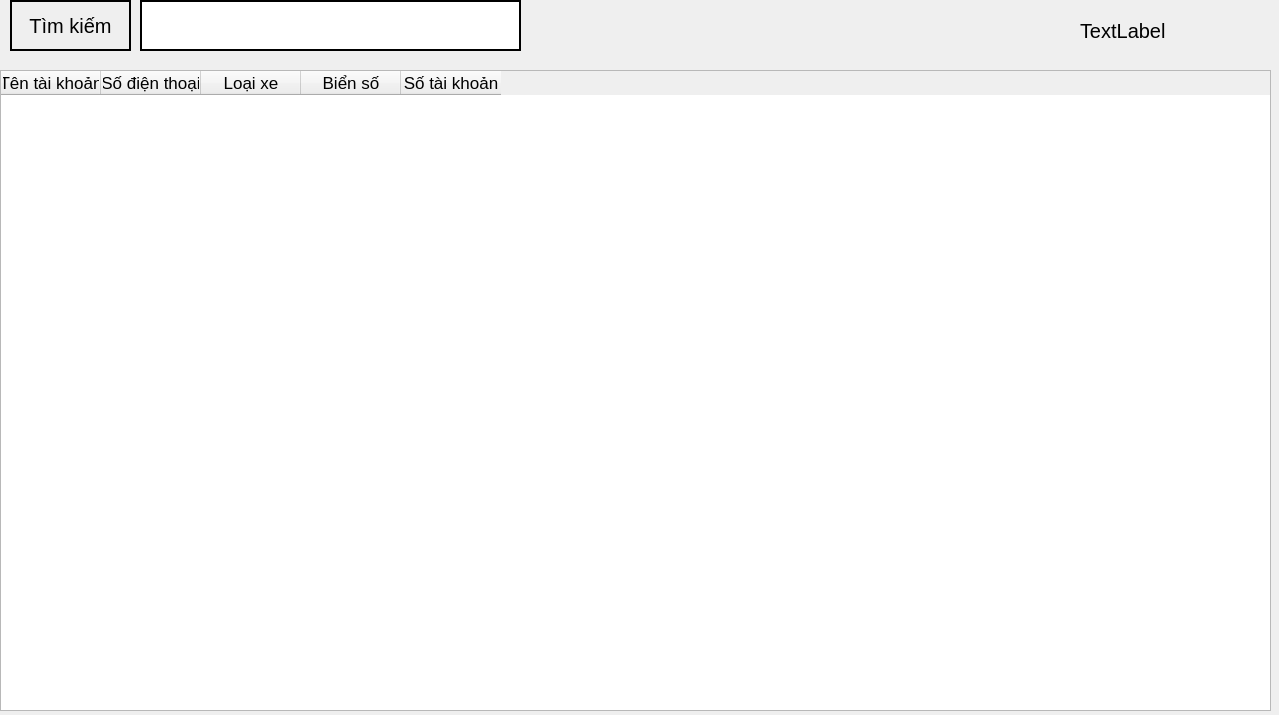
<?xml version="1.0" encoding="UTF-8"?>
<ui version="4.0">
 <class>Lichsunguoidung</class>
 <widget class="QDialog" name="Lichsunguoidung">
  <property name="geometry">
   <rect>
    <x>0</x>
    <y>0</y>
    <width>1279</width>
    <height>715</height>
   </rect>
  </property>
  <property name="windowTitle">
   <string>Dialog</string>
  </property>
  <widget class="QTableWidget" name="tableWidget">
   <property name="geometry">
    <rect>
     <x>0</x>
     <y>70</y>
     <width>1271</width>
     <height>641</height>
    </rect>
   </property>
   <property name="font">
    <font>
     <pointsize>13</pointsize>
    </font>
   </property>
   <column>
    <property name="text">
     <string>Tên tài khoản</string>
    </property>
   </column>
   <column>
    <property name="text">
     <string>Số điện thoại</string>
    </property>
   </column>
   <column>
    <property name="text">
     <string>Loại xe</string>
    </property>
   </column>
   <column>
    <property name="text">
     <string>Biển số</string>
    </property>
   </column>
   <column>
    <property name="text">
     <string>Số tài khoản</string>
    </property>
   </column>
  </widget>
  <widget class="QPushButton" name="buttontimkiem">
   <property name="geometry">
    <rect>
     <x>10</x>
     <y>0</y>
     <width>121</width>
     <height>51</height>
    </rect>
   </property>
   <property name="font">
    <font>
     <pointsize>15</pointsize>
    </font>
   </property>
   <property name="styleSheet">
    <string notr="true">border: 2px solid black</string>
   </property>
   <property name="text">
    <string>Tìm kiếm</string>
   </property>
  </widget>
  <widget class="QLineEdit" name="lineTkiem">
   <property name="geometry">
    <rect>
     <x>140</x>
     <y>0</y>
     <width>381</width>
     <height>51</height>
    </rect>
   </property>
   <property name="font">
    <font>
     <pointsize>15</pointsize>
    </font>
   </property>
   <property name="styleSheet">
    <string notr="true">border: 2px solid black</string>
   </property>
  </widget>
  <widget class="QLabel" name="lblsoluong">
   <property name="geometry">
    <rect>
     <x>1080</x>
     <y>10</y>
     <width>161</width>
     <height>41</height>
    </rect>
   </property>
   <property name="font">
    <font>
     <pointsize>15</pointsize>
    </font>
   </property>
   <property name="text">
    <string>TextLabel</string>
   </property>
  </widget>
 </widget>
 <resources/>
 <connections/>
</ui>
